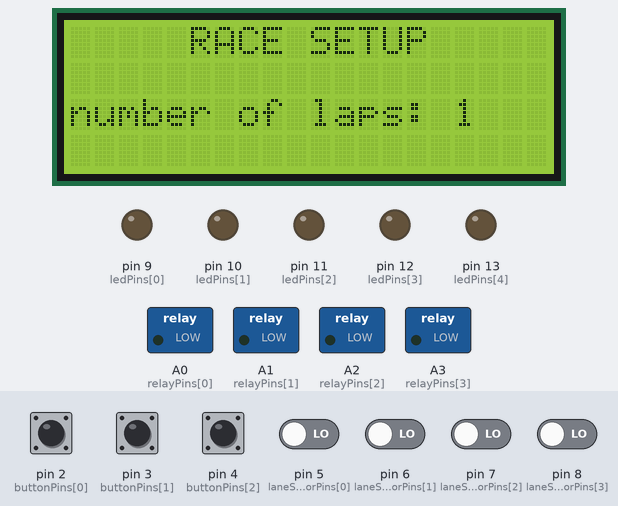
Simulated run of this sketch. Board: Arduino Uno, built with avr-gcc and run on an emulated ATmega328P. Parts: 20×4 character LCD, switched loads named in the sketch (green lamp = pin HIGH), output pins drawn as LEDs (lit = HIGH). Inputs (shaded band) come from the test bench; at power-on: pin 2 (buttonPins[0]), pin 3 (buttonPins[1]), pin 4 (buttonPins[2]) HIGH, pin 5 (laneSensorPins[0]), pin 6 (laneSensorPins[1]), pin 7 (laneSensorPins[2]), pin 8 (laneSensorPins[3]) LOW. Random numbers use the default seed unless the sketch sets one.

Above: at 3.3 s.
3.4 s: pin 4 (buttonPins[2]) pulled LOW for 0.15 s
At 9.8 s:
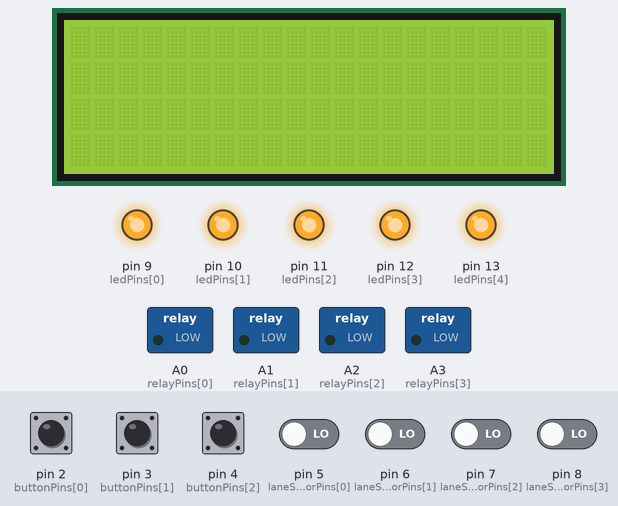
At 11.4 s:
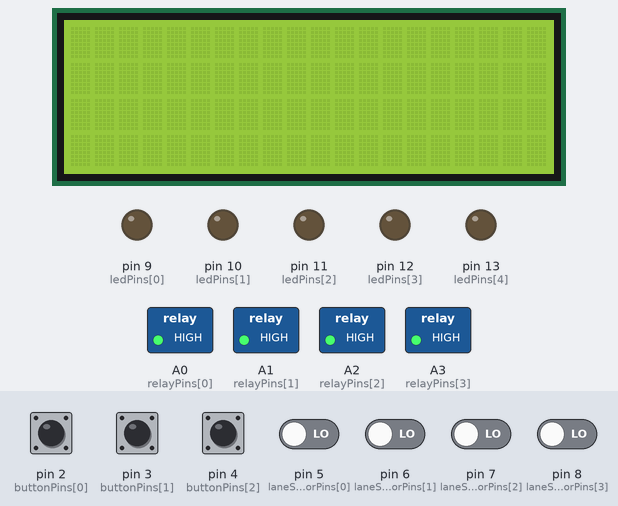
Timing chart, 0 to 12.9 s (numbered marks = the images above; inputs shaded):
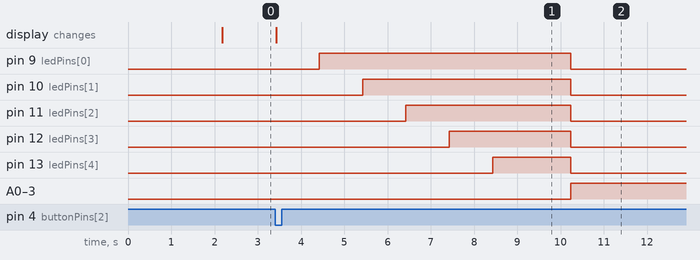

The sketch:

StandaloneLapCounter1_5.ino
```cpp
/*******PHASE 1.5*******

   This is an on going project.
   You are welcome to use it and share it.

   Updates:
   - detection pins have been changed to match RC
   - laps setup menu,
   - mechanical debounce,
   - sketch behaviour.
   (Big thanks to Arduino community)

   Requirements:
   - Arduino uno,
   (lane detection)
   - 4x momentary switches,(pins: 5, 6, 7, 8, GRND)
   OR 4x 4N35 Optocouplers,(same pins as above + 4x 220 ohms resistors)
   (menu buttons)
   - 3x momentary switches,(pins: 2, 3, 4, GRND)
   - 7x 10k ohms resistors,
   - 4x 10 to 120 microfarads or so to mechanicaly debounce detection
   - 20 X 4 lcd display,(regular I2C pins: A5, A4, VCC, GND)
   or 18 x 2 lcd if you only wish to display 2 lanes (will require changes within code)
   - breadboard,
   - and jump wires.
*/
#include <LiquidCrystal_I2C.h>
#include <Wire.h>
LiquidCrystal_I2C lcd(0x3F, 20, 4);//will require changes if you use different size LCD
//This array arrangement has changed a little bit
//to allow us to change the number of lanes in use.
const byte laneCount = 4;
const char *placeNames[laneCount] = {"P1", "P2", "P3", "P4"};
const byte laneSensorPins[laneCount] = {5, 6, 7, 8};
//BUTTONS
const byte buttonCount = 3;
const byte buttonPins[buttonCount] = {2, 3, 4};
boolean buttonState[buttonCount];
boolean lastButtonState[buttonCount];
unsigned long timeStart;
bool holdButton;
int lapsLimit;
boolean setupLaps = true;
boolean raceStarted = false;
boolean raceFinished = false;
//GANTRY
const byte ledCount = 5;
const byte ledPins[ledCount] = {9, 10, 11, 12, 13};
//RELAY
const byte relayCount = 4;
const byte relayPins[relayCount] = {A0, A1, A2, A3};

boolean lanePreviousState[laneCount];
int lapCounter[laneCount];
unsigned long timeOfLastLap[laneCount];
int lanePosition[laneCount];

unsigned long carTimeLap[laneCount];
unsigned long carStart[laneCount];
unsigned long carBest[laneCount];
float lastLap[laneCount];
float bestLap[laneCount];
boolean firstLap[laneCount];
boolean newBest[laneCount];

void setup()
{
  lcd.init();
  lcd.backlight();
  lcd.clear();
  lcd.setCursor(0, 0);                //this displays a welcome message
  lcd.print("********************");  //
  lcd.setCursor(1, 1);                //
  lcd.print("Johnny's  Workshop");    //
  lcd.setCursor(0, 2);                //
  lcd.print("Slot Car Lap Counter");  //
  lcd.setCursor(0, 3);                //
  lcd.print("********************");  //************************************
  delay(2000);  //This delay() and clear() are only useful
  lcd.clear();  //if you wish to display a welcome message.

  for (int lane = 0; lane < laneCount; lane++)
  {
    pinMode(laneSensorPins[lane], INPUT);

    lapCounter[lane] = -1;
    carStart[lane] = millis();
    carBest[lane] = 9999;
    lastLap[lane] = 00.00;
    bestLap[lane] = 00.00;
    firstLap[lane] = true;
    newBest[lane] = false;
  }
  for (int button = 0; button < buttonCount; button++)
  {
    pinMode(buttonPins[button], INPUT_PULLUP);
  }
  holdButton = false;
  for (int led = 0; led < ledCount; led++)
  {
    pinMode(ledPins[led], OUTPUT);
  }
  for (int relay = 0; relay < relayCount; relay++)
  {
    pinMode(relayPins[relay], OUTPUT);
  }
}
void loop()
{
  if (setupLaps)
  {
    raceFinished = false;
    lapsLimit = constrain(lapsLimit, 1, 1000);//defines a minimum and maximum laps (x, min, max)
    lcd.setCursor(5, 0);
    lcd.print("RACE SETUP");
    lcd.setCursor(0, 2);
    lcd.print("number of laps:");
    lcd.setCursor(16, 2);
    lcd.print(lapsLimit);
    if (lapsLimit < 1000)
    {
      lcd.setCursor(19, 2);
      lcd.print(" ");
    }
    if (lapsLimit < 100)
    {
      lcd.setCursor(18, 2);
      lcd.print(" ");
    }
    if (lapsLimit < 10)
    {
      lcd.setCursor(17, 2);
      lcd.print(" ");
    }
    for (int button = 0; button < buttonCount; button++)
    {
      boolean buttonState = digitalRead(buttonPins[button]) == LOW;//HIGH
      if (buttonState != lastButtonState[button])
      {
        lastButtonState[button] = buttonState;
        if ((buttonState))
        {
          if (digitalRead(2) == HIGH)lapsLimit--;
          if (digitalRead(3) == HIGH)lapsLimit++;
          if (digitalRead(4) == LOW)startGantry();
          timeStart = millis();
          holdButton = true;
        }
        else holdButton = false;
      }
      if (holdButton)
      {
        if ((millis() - timeStart) >= 1000)
        {
          if (digitalRead(2) == HIGH)lapsLimit--;
          if (digitalRead(3) == HIGH)lapsLimit++;
        }
      }
    }
  }
  if (raceFinished)
  {
    for (int button = 0; button < buttonCount; button++)
    {
      boolean buttonState = digitalRead(buttonPins[button]) == LOW;//high
      if (buttonState != lastButtonState[button])
      {
        lastButtonState[button] = buttonState;
        if ((buttonState))
        {
          lcd.clear();
          resetData();
          setupLaps = true;
        }
      }
    }
  }
  //************************************************
  if (raceStarted)
  {
    //*******************************************
    //Enter relay code here to power lanes!
    for (int relay = 0; relay < relayCount; relay++)
    {
      digitalWrite(relayPins[relay], HIGH);
    }
    //**********************************************
    for (int lane = 0; lane < laneCount; lane++)
    {
      if (lapCounter[lane] >= lapsLimit)
      {
        raceFinished = true;
        if (raceFinished) raceStarted = false;
        //***********************************
        //Enter relay codes to stop each lane!
        for (int relay = 0; relay < relayCount; relay++)
        {
          digitalWrite(relayPins[relay], LOW);
        }
        //**************************************
      }
    }
    boolean newData = false;
    for (int lane = 0; lane < laneCount; lane++)
    {
      boolean laneState = digitalRead(laneSensorPins[lane]) == HIGH;//LOW;
      if (laneState != lanePreviousState[lane])
      {
        lanePreviousState[lane] = laneState;
        if (laneState)
        {
          lapCounter[lane]++;
          timeOfLastLap[lane] = millis();
          newData = true;
          lcd.setCursor(0, lane);
          lcd.print(lapCounter[lane]);
          carTimeLap[lane] = millis() - carStart[lane];
          carStart[lane] = millis();
          lastLap[lane] = carTimeLap[lane] / 1000.00;
          if (firstLap[lane] == true)
          {
            lcd.setCursor(10, lane);
            lcd.print("-");
            lcd.setCursor(5, lane);
            lcd.print("HOT");
            lcd.setCursor(12, lane);
            lcd.print("LAP");
          }
          if (firstLap[lane] != true) {
            lcd.setCursor(4, lane);
            lcd.print("      ");
            lcd.setCursor(4, lane);
            lcd.print(lastLap[lane]);
          }
          if (carTimeLap[lane] < carBest[lane] && firstLap[lane] != true) {
            carBest[lane] = carTimeLap[lane];
            bestLap[lane] = lastLap[lane];
            lcd.setCursor(12, lane);
            lcd.print("      ");
            lcd.setCursor(12, lane);
            lcd.print(bestLap[lane]);
            newBest[lane] = true;
          }
          firstLap[lane] = false;
          if (newBest[lane] == true)newBest[lane] = false;
        }
      }
    }
    if (!newData)
      return;
    for (int lane = 0; lane < laneCount; lane++)
    {
      int aheadOfMe = 0;
      for (int otherLane = 0; otherLane < laneCount; otherLane++)
      {
        if (lane == otherLane)
          continue;
        if (lapCounter[lane] < lapCounter[otherLane])
        {
          aheadOfMe++;
          continue;
        }
        else if (lapCounter[lane] == lapCounter[otherLane] &&
                 timeOfLastLap[lane] > timeOfLastLap[otherLane])
        {
          aheadOfMe++;
          continue;
        }
      }
      lanePosition[lane] = aheadOfMe;
      lcd.setCursor(18, lane);
      lcd.print(placeNames[lanePosition[lane]]);
    }
  }
}
void startGantry()
{
  long randomGo;
  randomGo = random(1000, 5000);//random Green Flag (from, to) in milliseconds

  setupLaps = false;//disable setup laps menu
  lcd.clear();
  raceStarted = true;
  //GANTRY
  delay(1000);
  digitalWrite(9, HIGH);
  delay(1000);
  digitalWrite(10, HIGH);
  delay(1000);
  digitalWrite(11, HIGH);
  delay(1000);
  digitalWrite(12, HIGH);
  delay(1000);
  digitalWrite(13, HIGH);
  delay(randomGo);// take the random value generated
  for (int led = 0; led < ledCount; led++)
  {
    digitalWrite(ledPins[led], LOW);
  }
  //GANTRY END
}
void resetData()
{
  for (int lane = 0; lane < laneCount; lane++)
  {
    lanePreviousState[lane] = 0;
    lapCounter[lane] = -1;
    timeOfLastLap[lane] = 0;
    lanePosition[lane] = 0;
    carBest[lane] = 9999;
    lastLap[lane] = 00.00;
    bestLap[lane] = 00.00;
    firstLap[lane] = true;
    newBest[lane] = false;
  }
}
```

Measured:
- after the input at 3.4 s, pin 9 (ledPins[0]): LOW → HIGH after 1.0 s, → LOW 5.8 s later; pin 10 (ledPins[1]): LOW → HIGH after 2.0 s, → LOW 4.8 s later
